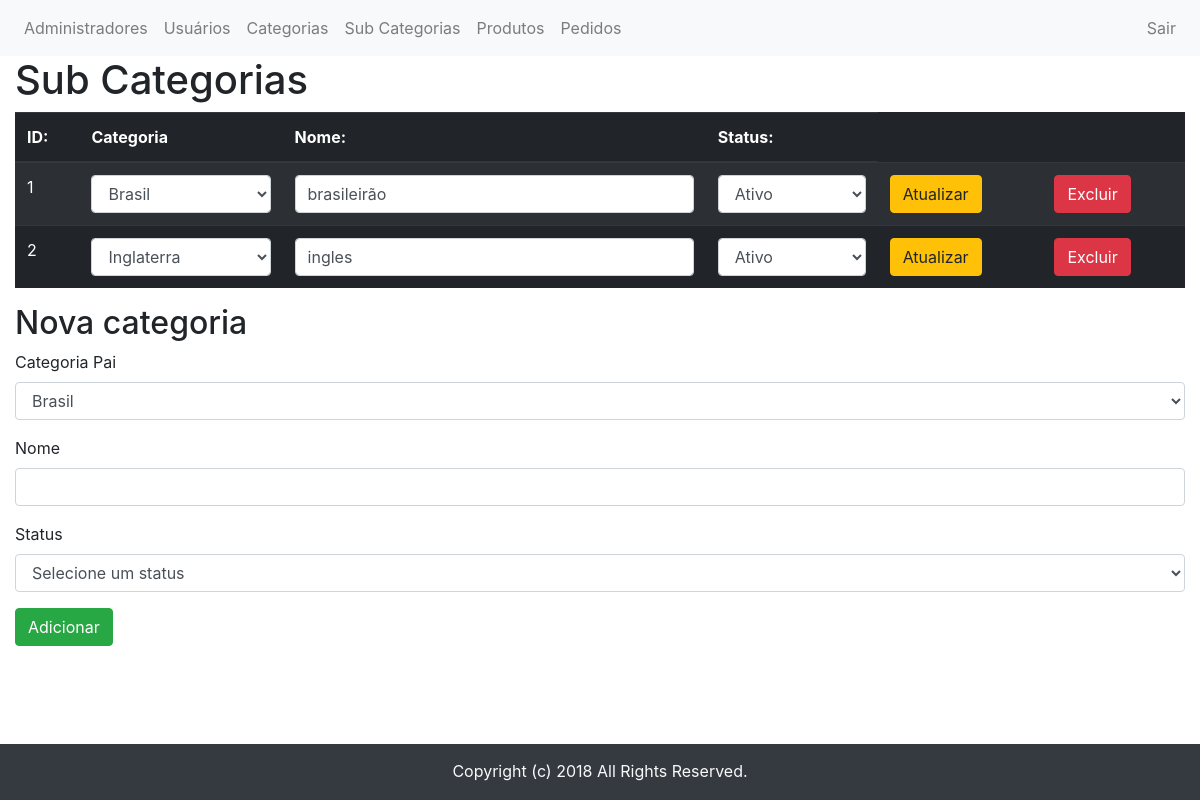
Page /Admin/sub_categorias/sub_categorias.php (signed in) on the committed database.
### tables this page shows
CREATE TABLE `sub_categorias` (
  `id` int(11) NOT NULL AUTO_INCREMENT,
  `categoria_id` int(11) DEFAULT NULL,
  `nome` varchar(255) DEFAULT NULL,
  `status` int(11) DEFAULT '1',
  PRIMARY KEY (`id`),
  KEY `fk_subcategoria_categoria` (`categoria_id`),
  CONSTRAINT `fk_subcategoria_categoria` FOREIGN KEY (`categoria_id`) REFERENCES `categorias` (`id`) ON DELETE NO ACTION ON UPDATE NO ACTION
);

### DAO/Banco.php (called while the page is built, shortened)
<?php
class Banco
{
    private $conn;
    function __construct($host = "localhost", $user = "root", $senha = "q1w2e3r4", $banco = "lojauninove")
    {
        $this->host = $host;
        $this->user = $user;
        $this->senha = $senha;
        $this->banco = $banco;
        $this->conn = new mysqli($this->host, $this->user, $this->senha, $this->banco);
    }
    public function getConn()
    {
        return $this->conn;
    }
}

### Controller/SubCategoriaController.php (called while the page is built, shortened)
<?php
class SubCategoriaController
{
    private $dao;
    function __construct()
    {
        $this->dao = new SubCategoriaDAO();
        $this->cat_dao = new CategoriaDAO();
        $this->controller = new ControllerController();
    }
    public function admin_index(){
        return [
            'categorias' => $this->cat_dao->getCategorias(),
            'sub_categorias' => $this->dao->getSubCategorias()
        ];
    }
}

### DAO/CategoriaDAO.php (called while the page is built, shortened)
<?php
class CategoriaDAO extends Banco
{
    public function getCategoria($id){
        $query = "SELECT id, nome, status FROM categorias WHERE id = ".$id;
        $stmt = $this->getConn()->prepare($query);
        $stmt->execute();
        $stmt->bind_result($id, $nome, $status);
        while($stmt->fetch()){
            $categoria = new Categoria();
            $categoria->setId($id);
            $categoria->setNome($nome);
            $categoria->setStatus($status);
        }
        return $categoria;
    }
    public function getCategorias(){
        $query = "SELECT id, nome, status FROM categorias";
        $stmt = $this->getConn()->prepare($query);
        $stmt->execute();
        $stmt->bind_result($id, $nome, $status);
        $categorias = [];
        while($stmt->fetch()){
            $categoria = new Categoria();
            $categoria->setId($id);
            $categoria->setNome($nome);
            $categoria->setStatus($status);
            $categorias[] = $categoria;
        }
        return $categorias;
    }
}

### DAO/SubCategoriaDAO.php (called while the page is built, shortened)
<?php
class SubCategoriaDAO extends Banco
{
    public function getSubCategorias(){
        $cat_dao = new CategoriaDAO();
        $query = "SELECT id, nome, status, categoria_id FROM sub_categorias";
        $stmt = $this->getConn()->prepare($query);
        $stmt->execute();
        $stmt->bind_result($id, $nome, $status, $categoria_id);
        $sub_categorias = [];
        while($stmt->fetch()){
            $sub_categoria = new SubCategoria();
            $sub_categoria->setId($id);
            $sub_categoria->setNome($nome);
            $sub_categoria->setStatus($status);
            $sub_categoria->setCategoria($cat_dao->getCategoria($categoria_id));
            $sub_categorias[] = $sub_categoria;
        }
        return $sub_categorias;
    }
}

### Model/SubCategoria.php (called while the page is built, shortened)
<?php
class SubCategoria
{
    private $id;
    private $categoria;
    private $nome;
    private $status;
    public function getId()
    {
        return $this->id;
    }
    public function setId($id)
    {
        $this->id = $id;
    }
    public function getCategoria()
    {
        return $this->categoria;
    }
    public function setCategoria(Categoria $categoria)
    {
        $this->categoria = $categoria;
    }
    public function getNome()
    {
        return $this->nome;
    }
    public function setNome($nome)
    {
        $this->nome = $nome;
    }
    public function getStatus()
    {
        return $this->status;
    }
    public function setStatus($status)
    {
        $this->status = $status;
    }
}

### Model/Categoria.php (called while the page is built, shortened)
<?php
class Categoria
{
    private $id;
    private $nome;
    public function getId()
    {
        return $this->id;
    }
    public function setId($id)
    {
        $this->id = $id;
    }
    public function getNome()
    {
        return $this->nome;
    }
    public function setNome($nome)
    {
        $this->nome = $nome;
    }
}

### Admin/sub_categorias/sub_categorias.php (the view, shortened to what this page needs)
<?php
require_once "../../Controller/SubCategoriaController.php";
$controller = new \Controller\SubCategoriaController();
$busca_banco = $controller->admin_index();
$categorias = $busca_banco['categorias'];
$sub_categorias = $busca_banco['sub_categorias'];
include "../../Templates/header-admin.php";
?>
<div class="container-fluid">
<h1 class="h1">Sub Categorias</h1>
    <table class='table  table-dark table-striped'>
        <thead class='thead-dark'>
            <tr>
                <th scope='col'>ID:</th>
                <th scope='col'>Categoria</th>
                <th scope='col'>Nome:</th>
                <th scope='col'>Status:</th>
            </tr>
        </thead>
        <?php foreach ($sub_categorias as $sub):?>
            <form action='' method=post>
                <tr>
                    <td>
                        <?php echo $sub->getId()?>
                    </td>
                    <td>
                        <select class='form-control' name='categoria_id'>
                            <?php foreach ($categorias as $cat):?>
                                <option <?php echo ( $cat->getId() == $sub->getCategoria()->getId() ? 'selected' : '' )?> value='<?php echo $cat->getId()?>'>
                                    <?php echo $cat->getNome()?>
                                </option>
                            <?php endforeach ?>
                        </select>
                    </td>
                    <td>
                        <input class='form-control' type=text name=nome value='<?php echo $sub->getNome()?>'>
                    </td>
                    <td>
                        <select class="form-control" name="status">
                            <option <?php echo $sub->getStatus() == 1 ? 'selected' : ''?> value="1">Ativo</option>
                        </select>
                    </td>
                    <td>
                        <button class='btn btn-warning' type=submit name=update>Atualizar</button>
                    </td>
                    <td>
                        <button class='btn btn-danger' name=delete >Excluir</button>
                    </td>
                </tr>
            </form>
        <?php endforeach;?>
    </table>
    <h2>Nova categoria</h2>
    <form class="mb-5" action='' method=post>
        <label for="">Categoria Pai</label>
        <div class="form-group">
            <select class='form-control' name='categoria_id'>
                <?php foreach ($categorias as $cat):?>
                    <option value='<?php echo $cat->getId()?>'><?php echo $cat->getNome()?></option>
                <?php endforeach;?>
            </select>
        </div>
        <div class="form-group">
            <label for="">Nome</label>
            <input class='form-control' type=text name=nome>
        </div>
        <div class="form-group">
            <label for="">Status</label>
            <select class="form-control" name="status">
                <option value="">Selecione um status</option>
            </select>
        </div>
        <button class='btn btn-success' type=submit name=add value=Adicionar Registro>Adicionar</button>
    </form>
</div>
<?php include "../../Templates/footer-admin.php";?>

### Templates/css/style.css (style rules this page uses)
html,body { width: 100%; height: 100%; float: left; }

### rows in the picture
sub_categorias: id "1", nome "brasileirão", status "Ativo"
sub_categorias: id "2", nome "ingles", status "Ativo"

### other values in the picture
form field categoria_id "Brasil"
form field categoria_id "Inglaterra"
